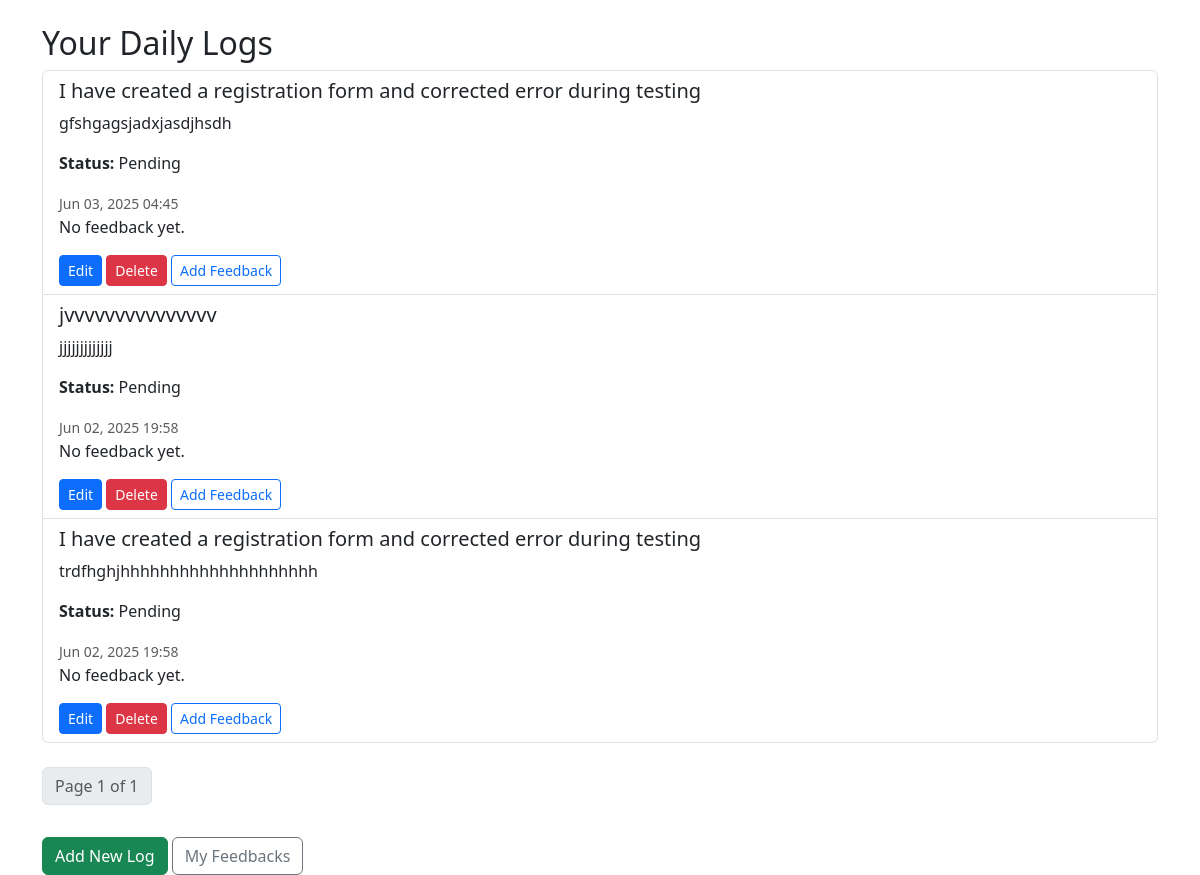
/logs/ (signed in), run on the app's committed database.
### accounts/models.py (models this page shows, shortened)
class DailyLog(models.Model):
    user = models.ForeignKey(User, on_delete=models.CASCADE)
    task_title = models.CharField(max_length=200)
    task_description = models.TextField()
    status = models.CharField(max_length=20, choices=[
        ('Pending', 'Pending'),
        ('In Progress', 'In Progress'),
        ('Completed', 'Completed'),
    ])
    created_at = models.DateTimeField(auto_now_add=True)

### accounts/views.py (the view)
# urls.py: path('logs/', views.user_logs, name='user_logs'),
@login_required
def user_logs(request):
    logs = DailyLog.objects.filter(user=request.user).order_by('-created_at')
    paginator = Paginator(logs, 5)
    page_number = request.GET.get('page')
    page_obj = paginator.get_page(page_number)
    return render(request, 'accounts/user_logs.html', {
        'page_obj': page_obj,
        'logs': logs,  # in case your template still uses `logs`
    })

### accounts/templates/accounts/user_logs.html (shortened to what this page needs)
<!DOCTYPE html>
<html>
<head>
  <link href="https://cdn.jsdelivr.net/npm/bootstrap@5.3.0/dist/css/bootstrap.min.css" rel="stylesheet">
</head>
<body>
  <div class="container mt-4">
    <h2>Your Daily Logs</h2>
    {% if page_obj %}
      <ul class="list-group">
        {% for log in page_obj %}
          <li class="list-group-item">
            <h5>{{ log.task_title }}</h5>
            <p>{{ log.task_description }}</p>
            <p><strong>Status:</strong> {{ log.status }}</p>
            <small class="text-muted">{{ log.created_at|date:"M d, Y H:i" }}</small>
            {% if log.feedbacks.all %}
              <h6 class="mt-2">Feedback:</h6>
              <ul>
                {% for fb in log.feedbacks.all %}
                  <li><strong>{{ fb.mentor.username }}:</strong> {{ fb.comment }} <em>on {{ fb.created_at|date:"M d, Y H:i" }}</em></li>
                {% endfor %}
              </ul>
            {% else %}
              <p>No feedback yet.</p>
            {% endif %}
            <div class="mt-2">
              <a href="{% url 'edit_log' log.id %}" class="btn btn-sm btn-primary">Edit</a>
              <a href="{% url 'delete_log' log.id %}" class="btn btn-sm btn-danger">Delete</a>
              <a href="{% url 'add_feedback' log.id %}" class="btn btn-sm btn-outline-primary">Add Feedback</a>
            </div>
          </li>
        {% endfor %}
      </ul>
      <nav class="mt-4">
        <ul class="pagination">
          <li class="page-item disabled"><span class="page-link">Page {{ page_obj.number }} of {{ page_obj.paginator.num_pages }}</span></li>
        </ul>
      </nav>
    {% else %}
      <p class="text-muted">No logs submitted yet.</p>
    {% endif %}
    <a href="{% url 'submit_log' %}" class="btn btn-success mt-3">Add New Log</a>
    <a href="{% url 'my_feedbacks' %}" class="btn btn-outline-secondary mt-3">My Feedbacks</a>
  </div>
</body>
</html>

### data on the page
DailyLog: task_title "I have created a registration form and corrected error during testing", task_description "gfshgagsjadxjasdjhsdh", status "Pending", created_at "Jun 03, 2025 04:45", shows "No feedback yet."
DailyLog: task_title "jvvvvvvvvvvvvvvv", task_description "jjjjjjjjjjjjj", status "Pending", created_at "Jun 02, 2025 19:58", shows "No feedback yet."
DailyLog: task_title "I have created a registration form and corrected error during testing", task_description "trdfhghjhhhhhhhhhhhhhhhhhhhh", status "Pending", created_at "Jun 02, 2025 19:58", shows "No feedback yet."

### other printed values
{{ page_obj.number }} "1"
{{ page_obj.paginator.num_pages }} "1"
